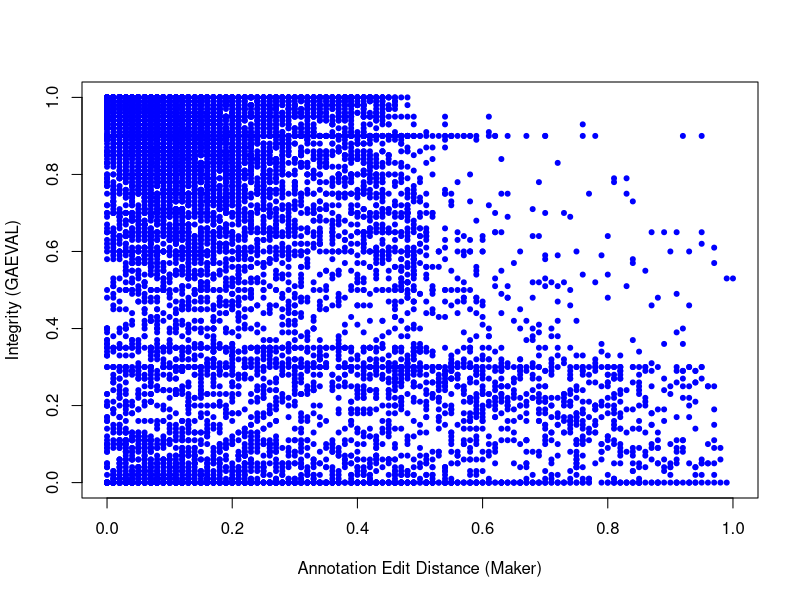
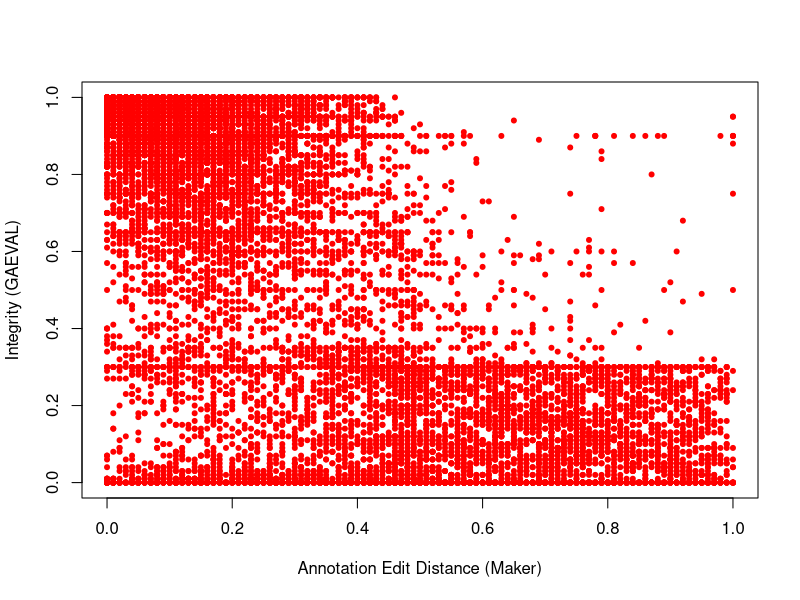
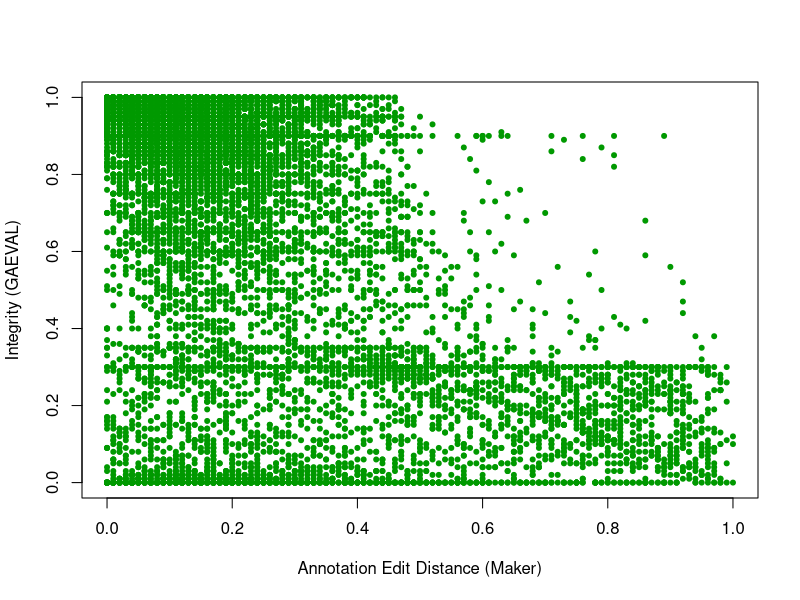
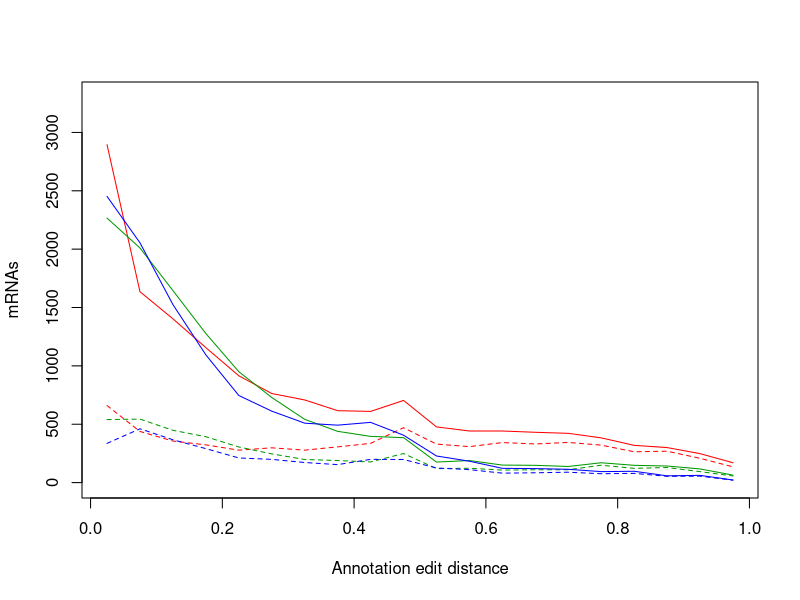
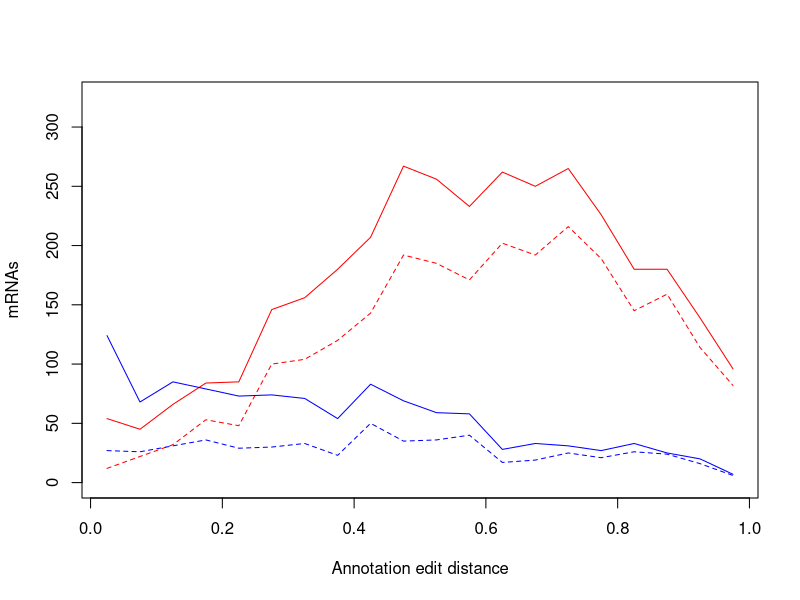
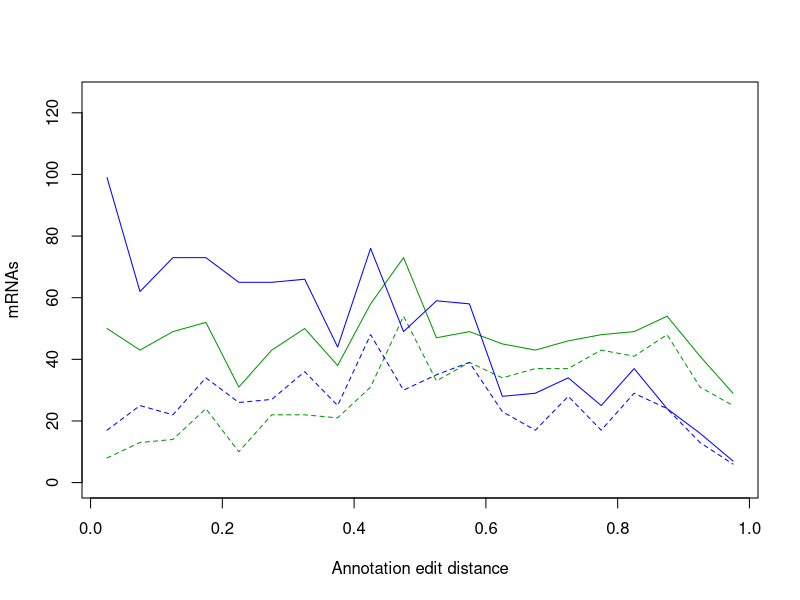
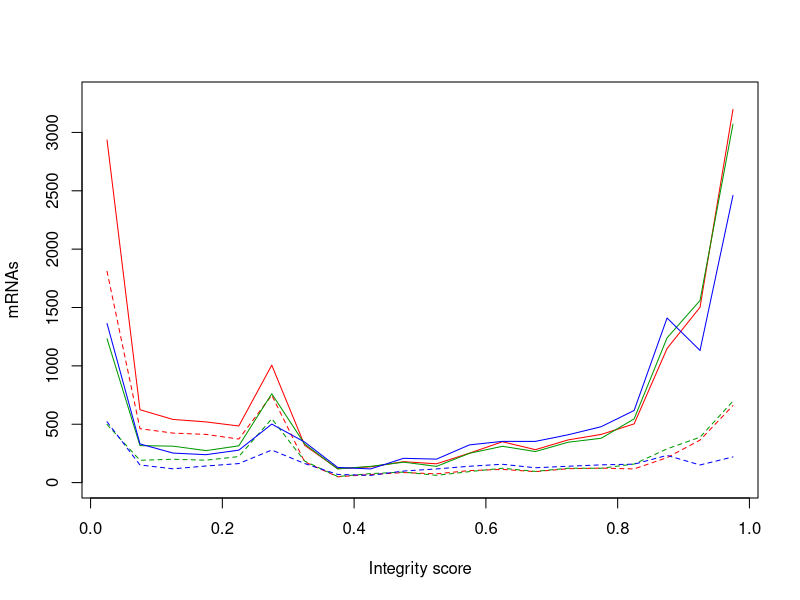
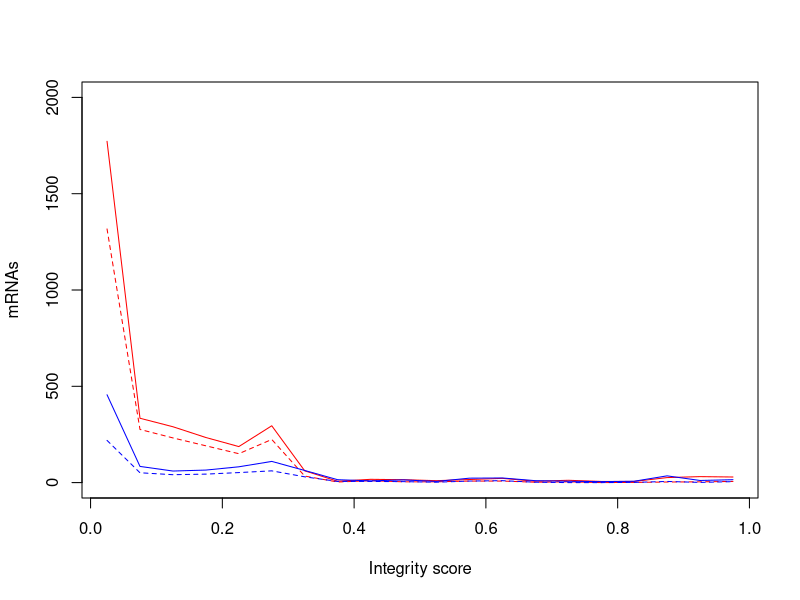

The R script that drew these images, in order:
#!/usr/bin/env Rscript

r11_v_p12a <- read.table("pdom-r11-v-p12a.aed-gaeval.txt", header=TRUE, sep="\t")
r11_v_p12b <- read.table("pdom-r11-v-p12b.aed-gaeval.txt", header=TRUE, sep="\t")

r11a <- r11_v_p12a[r11_v_p12a$Version == "r11" ,]
p12a <- r11_v_p12a[r11_v_p12a$Version == "p12a",]
r11b <- r11_v_p12b[r11_v_p12b$Version == "r11" ,]
p12b <- r11_v_p12b[r11_v_p12b$Version == "p12b",]

png("viz/aed-int-corr-r11.png", width=1200, height=1200, res=150)
plot(r11a$AED, r11a$Integrity, main="", xlab="Annotation Edit Distance (Maker)",
     ylab="Integrity (GAEVAL)", col="blue", pch=20)
d <- dev.off()
cor.test(r11a$AED, r11a$Integrity)
png("viz/aed-int-corr-p12a.png", width=1200, height=1200, res=150)
plot(p12a$AED, p12a$Integrity, main="", xlab="Annotation Edit Distance (Maker)",
     ylab="Integrity (GAEVAL)", col="red", pch=20)
d <- dev.off()
cor.test(p12a$AED, p12a$Integrity)
png("viz/aed-int-corr-p12b.png", width=1200, height=1200, res=150)
plot(p12b$AED, p12b$Integrity, main="", xlab="Annotation Edit Distance (Maker)",
     ylab="Integrity (GAEVAL)", col="#009900", pch=20)
d <- dev.off()
cor.test(p12b$AED, p12b$Integrity)

r11.aed.h <- hist(r11a$AED, plot=FALSE, breaks=20)
r11.snap.aed.h <- hist(r11a$AED[r11a$AbInit == "snap"], plot=FALSE, breaks=20)
p12a.aed.h <- hist(p12a$AED, plot=FALSE, breaks=20)
p12a.snap.aed.h <- hist(p12a$AED[p12a$AbInit == "snap"], plot=FALSE, breaks=20)
p12b.aed.h <- hist(p12b$AED, plot=FALSE, breaks=20)
p12b.snap.aed.h <- hist(p12b$AED[p12b$AbInit == "snap"], plot=FALSE, breaks=20)

png("viz/aed-dist.png", width=1200, height=1200, res=150)
plot(p12a.aed.h$mids, p12a.aed.h$counts, type="l", col="red", main="",
     xlab="Annotation edit distance", ylab="mRNAs", ylim=c(0, 3300))
lines(p12a.snap.aed.h$mids, p12a.snap.aed.h$counts, col="red", lty=2)
lines(p12b.aed.h$mids,      p12b.aed.h$counts,      col="#009900")
lines(p12b.snap.aed.h$mids, p12b.snap.aed.h$counts, col="#009900", lty=2)
lines(r11.aed.h$mids,      r11.aed.h$counts,      col="blue")
lines(r11.snap.aed.h$mids, r11.snap.aed.h$counts, col="blue", lty=2)
d <- dev.off()


r11a.uniq.aed.h <- hist(r11a$AED[r11a$Unique == "yes"], plot=FALSE, breaks=20)
r11a.uniq.snap.aed.h <- hist(r11a$AED[r11a$Unique == "yes" & r11a$AbInit == "snap"], plot=FALSE, breaks=20)
p12a.uniq.aed.h <- hist(p12a$AED[p12a$Unique == "yes"], plot=FALSE, breaks=20)
p12a.uniq.snap.aed.h <- hist(p12a$AED[p12a$Unique == "yes" & p12a$AbInit == "snap"], plot=FALSE, breaks=20)

png("viz/aed-uniq-dist-r11-v-p12a.png", width=1200, height=1200, res=150)
plot(p12a.uniq.aed.h$mids, p12a.uniq.aed.h$counts, type="l", col="red", main="",
     xlab="Annotation edit distance", ylab="mRNAs", ylim=c(0, 325))
lines(p12a.uniq.snap.aed.h$mids, p12a.uniq.snap.aed.h$counts, col="red", lty=2)
lines(r11a.uniq.aed.h$mids,      r11a.uniq.aed.h$counts,      col="blue")
lines(r11a.uniq.snap.aed.h$mids, r11a.uniq.snap.aed.h$counts, col="blue", lty=2)
d <- dev.off()

r11b.uniq.aed.h <- hist(r11b$AED[r11b$Unique == "yes"], plot=FALSE, breaks=20)
r11b.uniq.snap.aed.h <- hist(r11b$AED[r11b$Unique == "yes" & r11b$AbInit == "snap"], plot=FALSE, breaks=20)
p12b.uniq.aed.h <- hist(p12b$AED[p12b$Unique == "yes"], plot=FALSE, breaks=20)
p12b.uniq.snap.aed.h <- hist(p12b$AED[p12b$Unique == "yes" & p12b$AbInit == "snap"], plot=FALSE, breaks=20)

png("viz/aed-uniq-dist-r11-v-p12b.png", width=1200, height=1200, res=150)
plot(p12b.uniq.aed.h$mids, p12b.uniq.aed.h$counts, type="l", col="#009900", main="",
     xlab="Annotation edit distance", ylab="mRNAs", ylim=c(0, 125))
lines(p12b.uniq.snap.aed.h$mids, p12b.uniq.snap.aed.h$counts, col="#009900", lty=2)
lines(r11b.uniq.aed.h$mids,      r11b.uniq.aed.h$counts,      col="blue")
lines(r11b.uniq.snap.aed.h$mids, r11b.uniq.snap.aed.h$counts, col="blue", lty=2)
d <- dev.off()

r11.int.h <- hist(r11a$Integrity, plot=FALSE, breaks=20)
r11.snap.int.h <- hist(r11a$Integrity[r11a$AbInit == "snap"], plot=FALSE, breaks=20)
p12a.int.h <- hist(p12a$Integrity, plot=FALSE, breaks=20)
p12a.snap.int.h <- hist(p12a$Integrity[p12a$AbInit == "snap"], plot=FALSE, breaks=20)
p12b.int.h <- hist(p12b$Integrity, plot=FALSE, breaks=20)
p12b.snap.int.h <- hist(p12b$Integrity[p12b$AbInit == "snap"], plot=FALSE, breaks=20)

png("viz/int-dist.png", width=1200, height=1200, res=150)
plot(p12a.int.h$mids, p12a.int.h$counts, type="l", col="red", main="",
     xlab="Integrity score", ylab="mRNAs", ylim=c(0, 3300))
lines(p12a.snap.int.h$mids, p12a.snap.int.h$counts, col="red", lty=2)
lines(p12b.int.h$mids,      p12b.int.h$counts,      col="#009900")
lines(p12b.snap.int.h$mids, p12b.snap.int.h$counts, col="#009900", lty=2)
lines(r11.int.h$mids,      r11.int.h$counts,      col="blue")
lines(r11.snap.int.h$mids, r11.snap.int.h$counts, col="blue", lty=2)
d <- dev.off()

r11a.uniq.int.h <- hist(r11a$Integrity[r11a$Unique == "yes"], plot=FALSE, breaks=20)
r11a.uniq.snap.int.h <- hist(r11a$Integrity[r11a$Unique == "yes" & r11a$AbInit == "snap"], plot=FALSE, breaks=20)
p12a.uniq.int.h <- hist(p12a$Integrity[p12a$Unique == "yes"], plot=FALSE, breaks=20)
p12a.uniq.snap.int.h <- hist(p12a$Integrity[p12a$Unique == "yes" & p12a$AbInit == "snap"], plot=FALSE, breaks=20)

png("viz/int-uniq-dist-r11-v-p12a.png", width=1200, height=1200, res=150)
plot(p12a.uniq.int.h$mids, p12a.uniq.int.h$counts, type="l", col="red", main="",
     xlab="Integrity score", ylab="mRNAs", ylim=c(0, 2000))
lines(p12a.uniq.snap.int.h$mids, p12a.uniq.snap.int.h$counts, col="red", lty=2)
lines(r11a.uniq.int.h$mids,      r11a.uniq.int.h$counts,      col="blue")
lines(r11a.uniq.snap.int.h$mids, r11a.uniq.snap.int.h$counts, col="blue", lty=2)
d <- dev.off()

r11b.uniq.int.h <- hist(r11b$Integrity[r11b$Unique == "yes"], plot=FALSE, breaks=20)
r11b.uniq.snap.int.h <- hist(r11b$Integrity[r11b$Unique == "yes" & r11b$AbInit == "snap"], plot=FALSE, breaks=20)
p12b.uniq.int.h <- hist(p12b$Integrity[p12b$Unique == "yes"], plot=FALSE, breaks=20)
p12b.uniq.snap.int.h <- hist(p12b$Integrity[p12b$Unique == "yes" & p12b$AbInit == "snap"], plot=FALSE, breaks=20)

png("viz/int-uniq-dist-r11-v-p12b.png", width=1200, height=1200, res=150)
plot(p12b.uniq.int.h$mids, p12b.uniq.int.h$counts, type="l", col="#009900", main="",
     xlab="Integrity score", ylab="mRNAs", ylim=c(0, 500))
lines(p12b.uniq.snap.int.h$mids, p12b.uniq.snap.int.h$counts, col="#009900", lty=2)
lines(r11b.uniq.int.h$mids,      r11b.uniq.int.h$counts,      col="blue")
lines(r11b.uniq.snap.int.h$mids, r11b.uniq.snap.int.h$counts, col="blue", lty=2)
d <- dev.off()